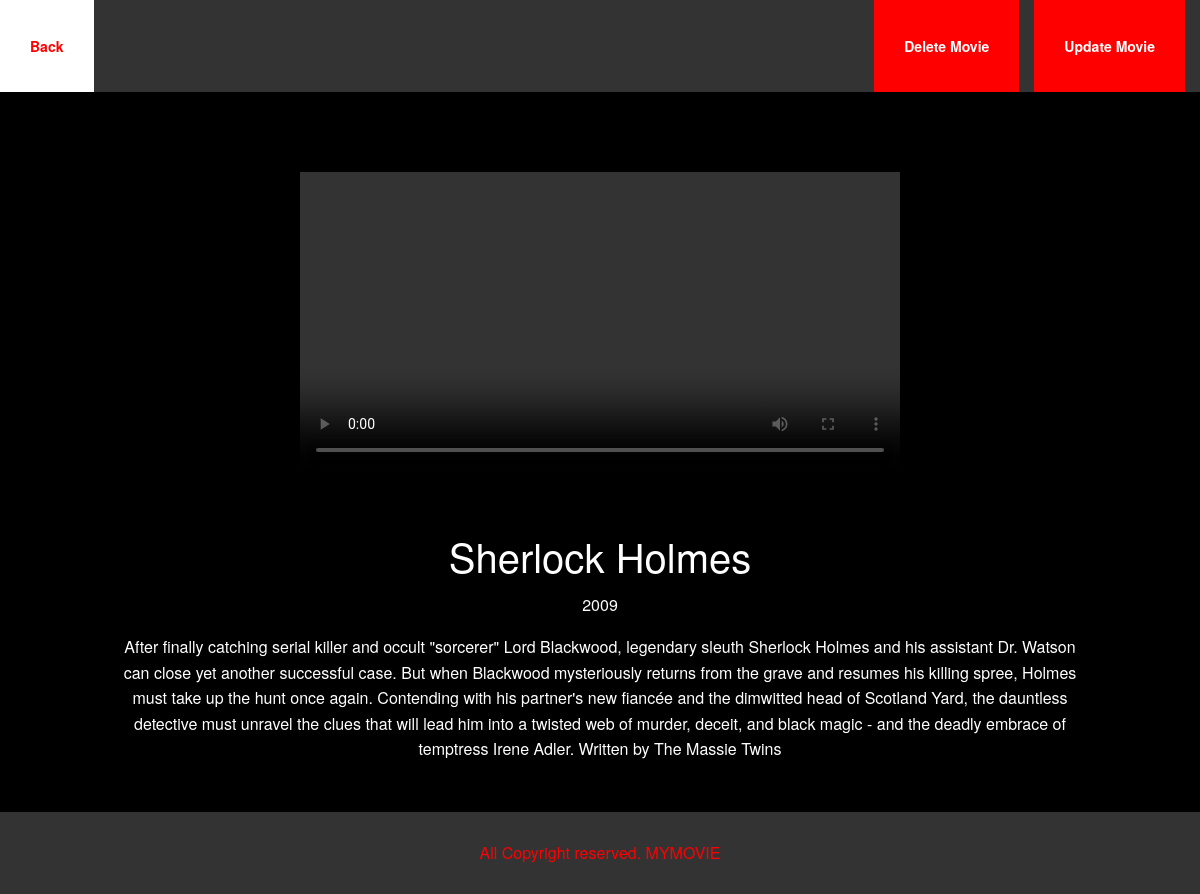
Page /details.php?id=1 on the committed database.
### tables this page shows
CREATE TABLE IF NOT EXISTS `section_movies` (
  `movies_id` int(10) UNSIGNED NOT NULL AUTO_INCREMENT,
  `movies_cover` varchar(100) NOT NULL,
  `movies_title` varchar(50) NOT NULL,
  `movies_year` varchar(5) NOT NULL,
  `movies_runtime` varchar(30) NOT NULL,
  `movies_storyline` text NOT NULL,
  `movies_release` varchar(20) NOT NULL,
  `movies_trailer` varchar(500) NOT NULL,
  PRIMARY KEY (`movies_id`)
);

### admin/phpscripts/read.php (called while the page is built, shortened)
<?php
	function Proper_Movie($section, $col, $id) {
		include('connect.php');
		$querySingle = "SELECT * FROM {$section} WHERE {$col} = {$id}";
		$runSingle = mysqli_query($link, $querySingle);
		if($runSingle){
			return $runSingle;
		}else{
			$error = "There is something wrong";
			return $error;
		}
	}
?>

### details.php (the view, shortened to what this page needs)
<?php
	if(isset($_GET['id'])){
		$id = $_GET['id'];
		$section = "section_movies";
		$col = "movies_id";
		$Proper_Movie = Proper_Movie($section, $col, $id);
		$Proper_Movie_nav = Proper_Movie($section, $col, $id);
	}
?>
<!doctype html>
<html>
<head>
<link rel="stylesheet" href="css/foundation.css">
<link rel="stylesheet" href="css/main.css">
</head>
<body>
	<div class="navi">
		<?php
		if(!is_string($Proper_Movie_nav)){
		$row = mysqli_fetch_array($Proper_Movie_nav);
		echo "
			<ul>
			  <div class='detail_nav3'>
				<li><a href=\"admin/admin_editall.php\">Update Movie</a><li>
				<li><a href=\"admin/phpscripts/caller.php?caller_id=delete&id={$row['movies_id']}\">Delete Movie</a><li>
				</div>
				<div class='detail_nav2'>
				<li id='back'><a href='./index.php'>Back</a></li>
				</div
			</ul>
			";
		}else{
			echo "<p class=\"error\">{$Proper_Movie}</p>";
		}
			?>
	</div>
	<div class="movie_details_page">
	<?php
		if(!is_string($Proper_Movie)){
			$row = mysqli_fetch_array($Proper_Movie);
			echo "
			<div class='details_details'>
			<video controls class='video'>
				<source src=\"videos/{$row['movies_trailer']}\" type='video/mp4'>
			</video>
				<h2>{$row['movies_title']}</h2>
				<p>{$row['movies_year']}</p>
				<p>{$row['movies_storyline']}</p>
			</div>
				";
		}else{
			echo "<p class=\"error\">{$Proper_Movie}</p>";
		}
	?>
	</div>
	<div class="footer">
	</div>
</body>
</html>

### css/main.css (style rules this page uses)
body { background-color: black; }
ul { list-style-type: none; margin: 0; padding: 0; overflow: hidden; background-color: #333; }
li { float: right; }
li a, .dropbtn { margin-right: 15px; color: white; background-color: red; font-weight: bold; font-size: 14px; display: inline-block; text-align: center; padding: 35px 30px; text-decoration: none; }
.navi { margin-bottom: 30px; background-color: #e2e2e2; }
.footer { text-align: center; padding: 30px; color: white; margin-top: 50px; background-color: #333; }
.head6 { color: red; text-align: center; margin: 0 auto; }
#back { float: right; }
.detail_nav2 { float: left; }
.detail_nav3 { float: right; }
.movie_details_page { text-align: center; margin: 0 auto; }
.details_details { text-align: center; margin: 0 auto; color: white; width: 80%; }
.video { padding: 50px; width: 700px; }

### rows in the picture
section_movies: movies_title "Sherlock Holmes", movies_year "2009", movies_storyline "After finally catching serial killer and occult \"sorcerer\" Lord Blackwood, legendary sleuth Sherlock Holmes and his assistant Dr. Watson can close yet another successful case. But when Blackwood mysteriously returns from the grave and resumes his killing spree, Holmes must take up the hunt once again. Contending with his partner's new fiancée and the dimwitted head of Scotland Yard, the dauntless detective must unravel the clues that will lead him into a twisted web of murder, deceit, and black magic - and the deadly embrace of temptress Irene Adler. Written by The Massie Twins"
